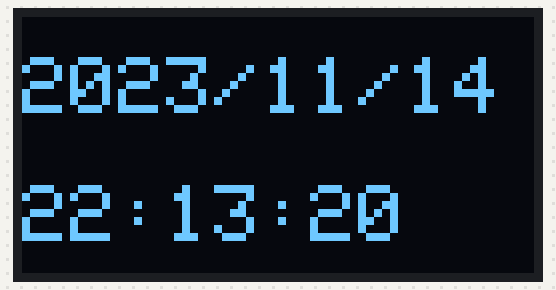
This sketch was run on a simulated Arduino Uno, built with avr-gcc and run on an emulated ATmega328P. On the bench: 128×64 one-colour display. The local clock reads 2024-03-15 10:24:30 at power-on unless the sketch sets it.

Above: at 0.2 s.
At 4.1 s:
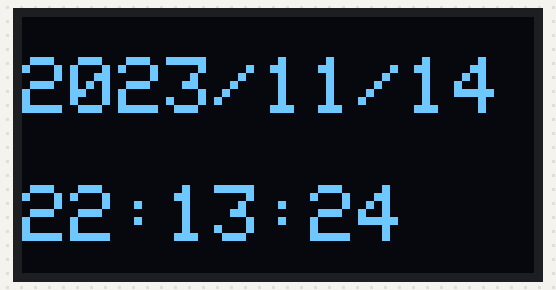
At 9.1 s:
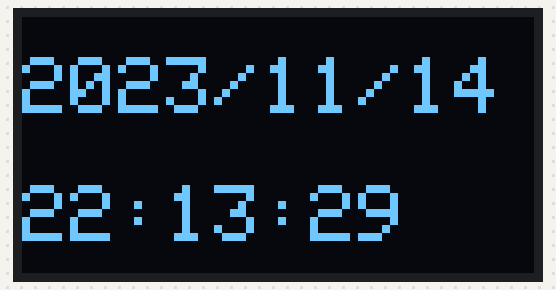
At 19.1 s:
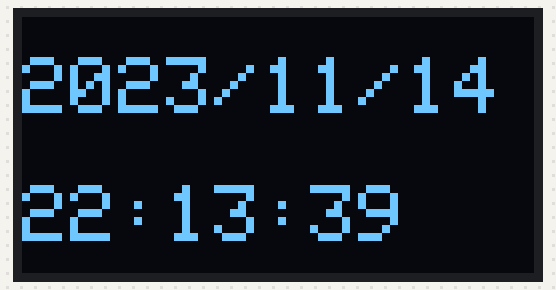
At 28.1 s:
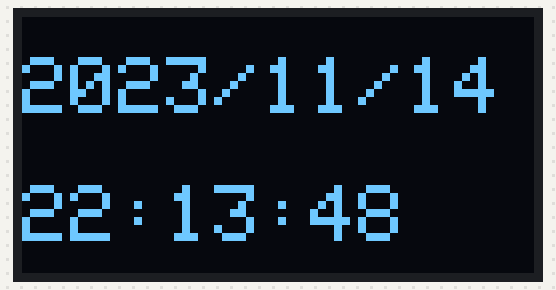
At 38.1 s:
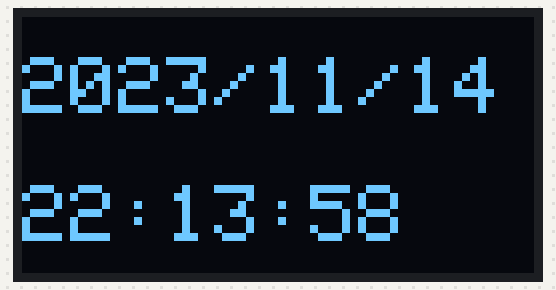

Measured:
- what the display in image 0 shows lasts 1.0 s, from 0.1 s to 1.1 s
- what the display in image 1 shows lasts 1.0 s, from 4.0 s to 5.0 s

The sketch:

Lab2.ino
```cpp
#include <Adafruit_SSD1306.h>
#include <Adafruit_GFX.h>
#include <ThreeWire.h>
#include <RtcDS1302.h>
#include <Wire.h>
#include <SPI.h>

#define SCREEN_WIDTH 128  // OLED display width, in pixels
#define SCREEN_HEIGHT 64 // OLED display height, in pixels
#define OLED_RESET    -1 // Reset pin # (or -1 if sharing Arduino reset pin)
Adafruit_SSD1306 display(SCREEN_WIDTH, SCREEN_HEIGHT, &Wire, OLED_RESET);

ThreeWire myWire(8,9,10); // IO, SCLK, CERtcDS1302<ThreeWire> Rtc(myWire);
RtcDS1302<ThreeWire> Rtc(myWire);

void printDateTime(const RtcDateTime& dt)
{
  display.setCursor(0,10);
  display.print(dt.Year(), DEC);
  display.print('/');
  display.print(dt.Month(), DEC);
  display.print('/');
  display.print(dt.Day(), DEC);
  display.print(' ');
  display.println();
  display.print(dt.Hour(), DEC);
  display.print(':');
  display.print(dt.Minute(), DEC);
  display.print(':');
  display.print(dt.Second(), DEC);
  display.display();
}
void setup()
{
  Serial.begin(9600);
  Rtc.Begin();
  RtcDateTime compiled(__DATE__, __TIME__);
  printDateTime(compiled);
  Rtc.SetDateTime(compiled);
  display.begin(SSD1306_SWITCHCAPVCC, 0x3c); //initialize I2C addr 0x3c
  display.clearDisplay(); // clears the screen and buffer
  display.setTextSize(2);
  display.setTextColor(WHITE);
  display.display();
}

void loop()
{
  RtcDateTime now = Rtc.GetDateTime();
  printDateTime(now);
  display.clearDisplay();
}
```
